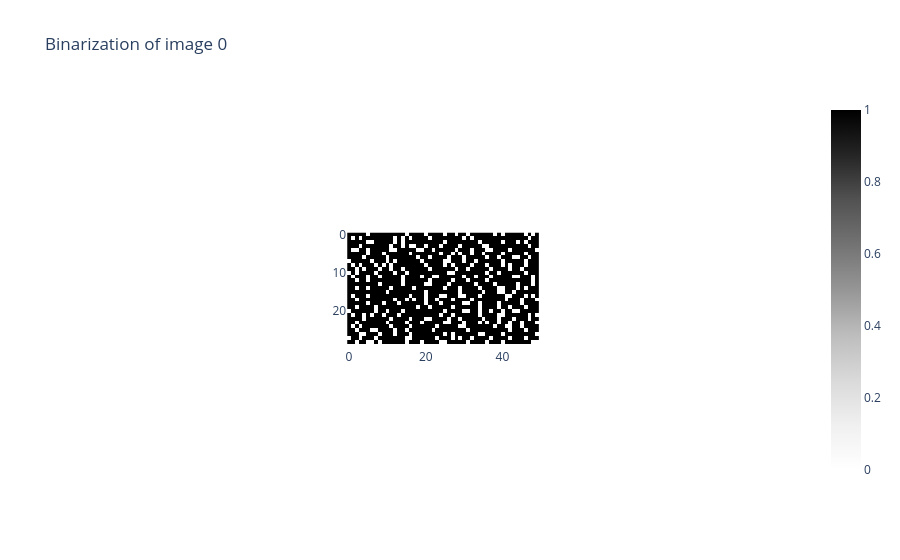

Notebook cell for this chart:
### Code cell
from gtda.images import Binarizer
# Pick out index of first image
#im8_idx = np.flatnonzero(value_shape)[7]
# Reshape to (n_samples, n_pixels_x, n_pixels_y) format
shaped = value_shape[1][None, :, :]
binarizer = Binarizer(threshold=0.5)
shape_binarized = binarizer.fit_transform(shaped)
binarizer.plot(shape_binarized)
#print(im8_idx)

### Figure 1 — Plotly figure (JSON) as saved in the notebook; plotly's stock layout.template omitted (floating-point values rounded to 4 significant figures; data arrays with more than 128 entries replaced by an {"elided": "..."} marker saying what was removed)
{"data": [{"colorscale": [[0, "rgb(255,255,255)"], [0.125, "rgb(240,240,240)"], [0.25, "rgb(217,217,217)"], [0.375, "rgb(189,189,189)"], [0.5, "rgb(150,150,150)"], [0.625, "rgb(115,115,115)"], [0.75, "rgb(82,82,82)"], [0.875, "rgb(37,37,37)"], [1, "rgb(0, 0, 0)"]], "type": "heatmap", "z": {"elided": "30x50 int values"}}], "layout": {"autosize": true, "plot_bgcolor": "white", "title": {"text": "Binarization of image 0"}, "xaxis": {"autorange": true, "constrain": "domain", "domain": [0.368, 0.632], "range": [-0.5, 49.5], "scaleanchor": "y"}, "yaxis": {"autorange": true, "constrain": "domain", "domain": [0, 1], "range": [29.5, -0.5]}}}
